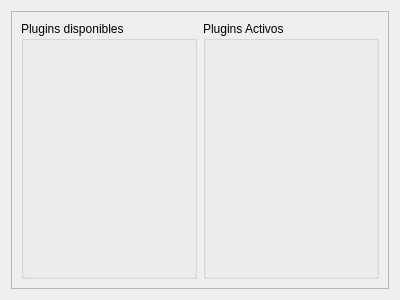
<?xml version="1.0" encoding="UTF-8"?>
<ui version="4.0">
 <class>StealthTab3</class>
 <widget class="QWidget" name="StealthTab3">
  <property name="geometry">
   <rect>
    <x>0</x>
    <y>0</y>
    <width>400</width>
    <height>300</height>
   </rect>
  </property>
  <property name="windowTitle">
   <string>Form</string>
  </property>
  <layout class="QGridLayout" name="gridLayout">
   <item row="0" column="0">
    <widget class="QFrame" name="frame">
     <property name="frameShape">
      <enum>QFrame::StyledPanel</enum>
     </property>
     <property name="frameShadow">
      <enum>QFrame::Sunken</enum>
     </property>
     <layout class="QGridLayout" name="gridLayout_2">
      <item row="0" column="0">
       <widget class="QGroupBox" name="groupBox">
        <property name="title">
         <string>Plugins disponibles</string>
        </property>
       </widget>
      </item>
      <item row="0" column="1">
       <widget class="QGroupBox" name="groupBox_2">
        <property name="title">
         <string>Plugins Activos</string>
        </property>
       </widget>
      </item>
     </layout>
    </widget>
   </item>
  </layout>
 </widget>
 <resources/>
 <connections/>
</ui>
